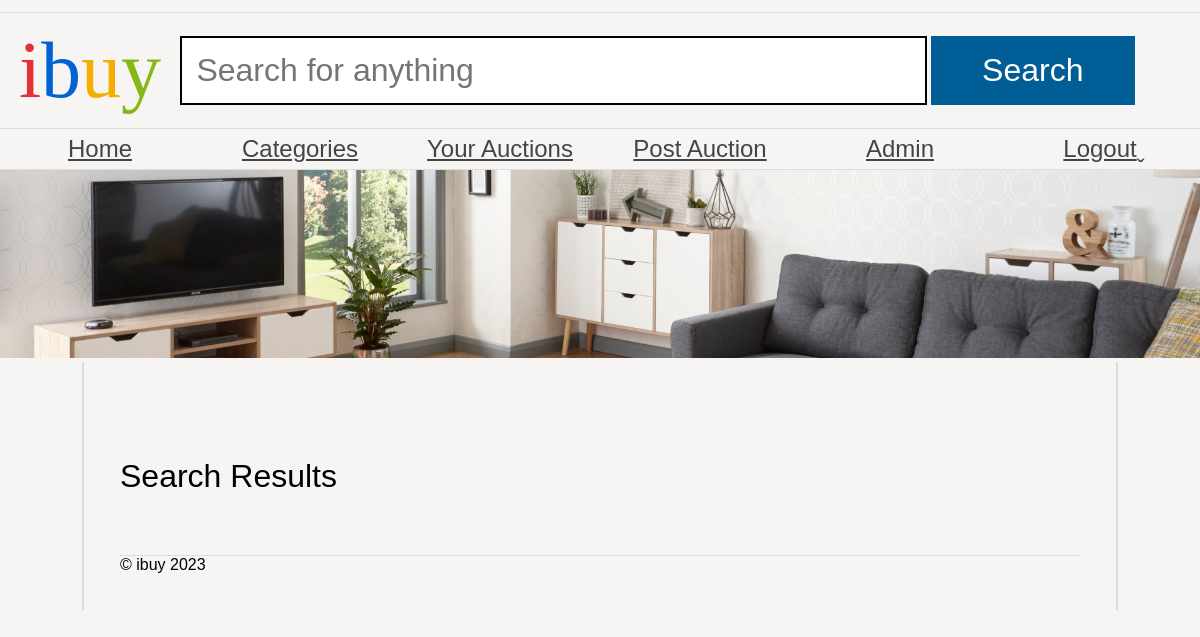
The page /browse_products.php (signed in) on the database as committed earlier.
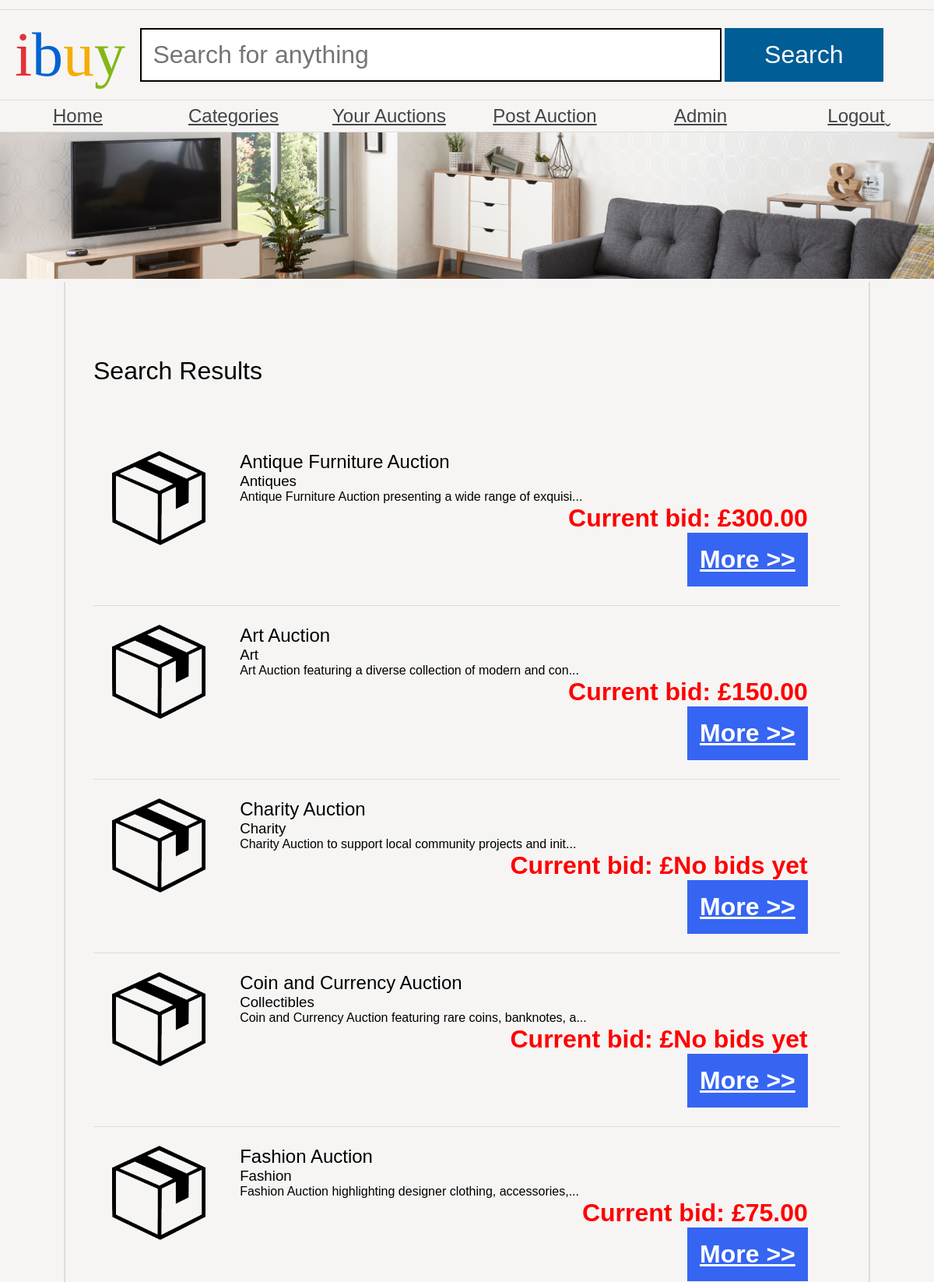
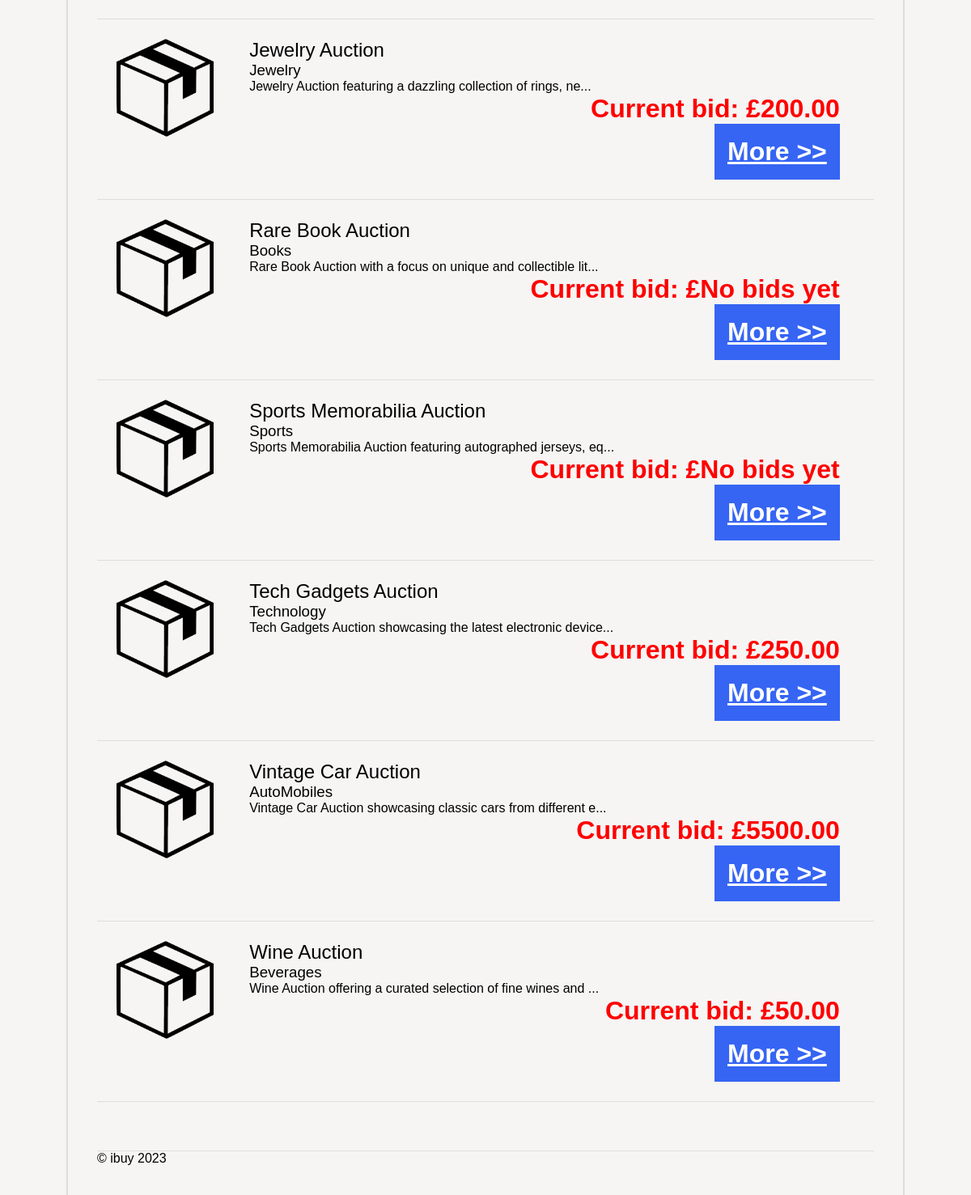
The same page on the database as committed later (2 pictures, top to bottom).
### tables this page shows
CREATE TABLE `auctions` (
  `auction_name` VARCHAR(90) NOT NULL PRIMARY KEY,
  `auctioneer` VARCHAR(90) DEFAULT NULL,
  `auctionDate` DATE DEFAULT NULL,
  `auction_end_time` TIMESTAMP DEFAULT NULL,  
  `categoryName` VARCHAR(20) DEFAULT NULL,
  `Description` LONGTEXT
);

### browse_products.php (the view, shortened to what this page needs)
<?php
require('dataconnection/configuration.php');
$searchTerm = $_GET['search'] ?? '';
$categoryName = $_GET['category'] ?? '';
$sql = "SELECT a.* FROM auctions AS a
        INNER JOIN categories AS c ON a.categoryName = c.categoryName
        WHERE (a.auction_name LIKE :searchTerm OR a.Description LIKE :searchTerm)
        AND (BINARY c.categoryName = :categoryName OR :categoryName = '')";
$stmt = $pdo->prepare($sql);
$stmt->bindValue(':searchTerm', "%$searchTerm%", PDO::PARAM_STR);
$stmt->bindValue(':categoryName', $categoryName, PDO::PARAM_STR);
$stmt->execute();
$products = $stmt->fetchAll(PDO::FETCH_ASSOC);
?>
<!DOCTYPE html>
<html>
<head>
    <link rel="stylesheet" href="ibuy.css" />
</head>
<body>
<header>
    <h1><span class="i">i</span><span class="b">b</span><span class="u">u</span><span class="y">y</span></h1>
    <form action="browse_products.php" method="get">
        <input type="text" name="search" placeholder="Search for anything" />
        <input type="submit" name="submit" value="Search" />
    </form>
</header>
<nav>
    <ul>
        <li><a class="categoryLink" href="user_dashboard.php">Home</a></li>
        <li class="dropdown">
            <a href="#" class="categoryLink">Categories</a>
        </li>
            <li><a class="categoryLink" href="user_auctions.php">Your Auctions</a></li>
            <li><a class="categoryLink" href="post_auction.php">Post Auction</a></li>
            <li><a class="categoryLink" href="\Admin\adminlogin.php">Admin</a></li>
            <li><a class="categoryLink" href="logout.php">Logout</a></li>
        </ul>
    </nav>
<img src="banners/1.jpg" alt="Banner" />
<main>
    <h1>Search Results</h1>
    <ul class="productList">
        <?php foreach ($products as $product) { ?>
            <li>
                <img src="product.png" alt="<?php echo htmlspecialchars($product['auction_name']); ?>" />
                <article>
                    <h2><?php echo htmlspecialchars($product['auction_name']); ?></h2>
                    <h3><?php echo getCategoryName($product['categoryName'], $pdo); ?></h3>
                    <?php
                    $description = $product['Description'];
                    $maxDescriptionLength = 60;
                    if (strlen($description) > $maxDescriptionLength) {
                        $shortenedDescription = substr($description, 0, $maxDescriptionLength) . '...';
                        echo '<p>' . htmlspecialchars($shortenedDescription) . '</p>';
                    } else {
                        echo '<p>' . htmlspecialchars($description) . '</p>';
                    }
                    $currentBid = getCurrentBidAmount($product['auction_name'], $pdo);
                    echo '<p class="price">Current bid: £' . htmlspecialchars($currentBid) . '</p>';
                    ?>
                    <a href="auction_details.php?auction_name=<?php echo urlencode($product['auction_name']); ?>" class="more auctionLink">More &gt;&gt;</a>
                </article>
            </li>
        <?php } ?>
    </ul>
<?php
function getCategoryName($categoryName, $pdo) {
    $query = "SELECT categoryName FROM categories WHERE categoryName = :categoryName";
    $stmt = $pdo->prepare($query);
    $stmt->bindParam(':categoryName', $categoryName, PDO::PARAM_STR);
    $stmt->execute();
    $result = $stmt->fetch(PDO::FETCH_ASSOC);
    return $result['categoryName'];
}
function getCurrentBidAmount($auctionName, $pdo) {
    $query = "SELECT MAX(bidAmount) AS currentBid FROM bids WHERE auction_name = :auctionName";
    $stmt = $pdo->prepare($query);
    $stmt->bindParam(':auctionName', $auctionName, PDO::PARAM_STR);
    $stmt->execute();
    $result = $stmt->fetch(PDO::FETCH_ASSOC);
    if ($result['currentBid']) {
        return $result['currentBid'];
    } else {
        return 'No bids yet';
    }
}
?>
        <footer>
        &copy; ibuy <?php echo date("Y"); ?>
    </footer>
    </main>
</body>
</html>

Rows that differ between the two databases and show on the page:
now on this page (row edited): auctions: auction_name "Antique Furniture Auction", categoryName "Antiques", Description "Antique Furniture Auction presenting a wide range of exquisi...", currentBid "300.00"
now on this page (row edited): auctions: auction_name "Art Auction", categoryName "Art", Description "Art Auction featuring a diverse collection of modern and con...", currentBid "150.00"
now on this page (row edited): auctions: auction_name "Charity Auction", categoryName "Charity", Description "Charity Auction to support local community projects and init...", currentBid "No bids yet"
now on this page (row edited): auctions: auction_name "Coin and Currency Auction", categoryName "Collectibles", Description "Coin and Currency Auction featuring rare coins, banknotes, a...", currentBid "No bids yet"
now on this page (row edited): auctions: auction_name "Fashion Auction", categoryName "Fashion", Description "Fashion Auction highlighting designer clothing, accessories,...", currentBid "75.00"
now on this page (row edited): auctions: auction_name "Jewelry Auction", categoryName "Jewelry", Description "Jewelry Auction featuring a dazzling collection of rings, ne...", currentBid "200.00"
now on this page (row edited): auctions: auction_name "Rare Book Auction", categoryName "Books", Description "Rare Book Auction with a focus on unique and collectible lit...", currentBid "No bids yet"
now on this page (row edited): auctions: auction_name "Sports Memorabilia Auction", categoryName "Sports", Description "Sports Memorabilia Auction featuring autographed jerseys, eq...", currentBid "No bids yet"
now on this page (row edited): auctions: auction_name "Tech Gadgets Auction", categoryName "Technology", Description "Tech Gadgets Auction showcasing the latest electronic device...", currentBid "250.00"
now on this page (row edited): auctions: auction_name "Vintage Car Auction", categoryName "AutoMobiles", Description "Vintage Car Auction showcasing classic cars from different e...", currentBid "5500.00"
now on this page (row edited): auctions: auction_name "Wine Auction", categoryName "Beverages", Description "Wine Auction offering a curated selection of fine wines and ...", currentBid "50.00"
